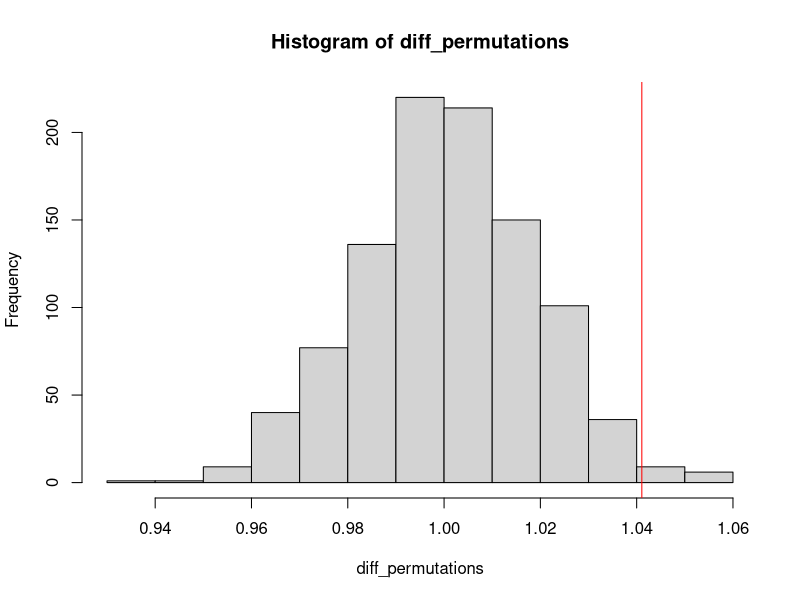

Generate this figure with R:
## ---- chunk 1
set.seed(9)
## ---- chunk 2
weights <- read.delim("../data/weights.txt",
                      stringsAsFactors = FALSE)
head(weights)
## ---- chunk 3
# Calculate the mean difference in weight between Wild type and Transgenic mice.
#
# mouse - character vector of type of mouse: Wild type, Transgenic
# grams - numeric vector of mouse weights (grams)
get_diff <- function(mouse, grams) {
  stopifnot(length(mouse) == length(grams))
  mean(grams[mouse == "Transgenic"]) / mean(grams[mouse == "Wild type"])
}

diff_observed <- get_diff(weights$mouse, weights$grams)
diff_observed
## ---- chunk 4
n_perms <- 1000
permutations <- replicate(n = n_perms, expr = sample(weights$mouse),
                          simplify = FALSE)
diff_permutations <- vapply(permutations, get_diff, grams = weights$grams,
                            numeric(1))
hist(diff_permutations)
abline(v = diff_observed, col = "red")
## ---- chunk 5
p_perm <- (sum(diff_permutations <= -abs(diff_observed)) +
           sum(diff_permutations >= abs(diff_observed))) / length(diff_permutations)
p_perm
